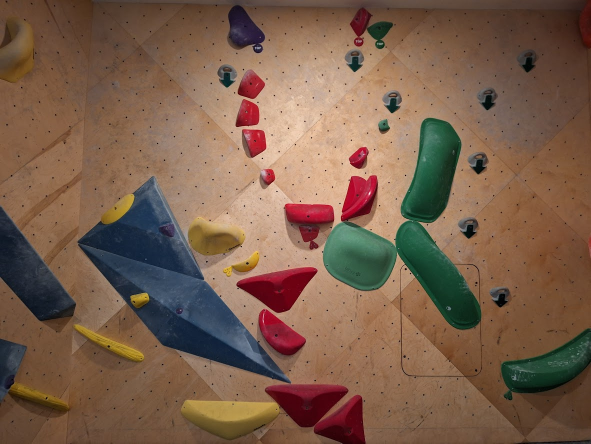
#> input picture backend/services/files/wall11.jpg, 1182 x 887 px (shown at 1/2 size)
$ jupyter execute --allow-errors develop.ipynb
#> lines starting #> are read from the running program, lines starting #| are printed output that depends on the picture; after the words box and inside, x2 and y2 are one past the last pixel; in counts of white or black regions, pixels touching at a corner belong together; long printed decimals are rounded
#> further down, img_src is the input picture: shape (887, 1182, 3); mean B, G, R 75.4, 94.5, 122.5
## Dataset Generation

### Collecting hold data

[cell 1]
import json
import cv2
import matplotlib.pyplot as plt
import numpy as np

[cell 2]
# [25 lines left out: functions plot_image, polygonal_area, read_json, not called in this run]

def show_image(img,cvt=True):
    if cvt:
        if len(img.shape) == 2:
            cv2.imshow('img',img)
        else:
            cv2.imshow('img',cv2.cvtColor(img, cv2.COLOR_BGR2RGB))
    else:
         cv2.imshow('img',img)
    cv2.waitKey(0)
    cv2.destroyAllWindows()


def resize_image(image, width=750, inter=cv2.INTER_AREA):
    dim = None
    (h, w) = image.shape[:2]

    if width is None and height is None:
        return image
    if width is None:
        r = height / float(h)
        dim = (int(w * r), height)
    else:
        r = width / float(w)
        dim = (width, int(h * r))

    return cv2.resize(image, dim, interpolation=inter)

[cell 3]
#plot_image(img_src)
#read_json('slab_images/image (1).json')

### Climbing hold dot detection

[cell 4]
import rgb_processing

def ratio(n1, n2):
  """Calculates similarity score between 2 numbers
  Args:
      n1 (int): first number
      n2 (int): second number
  Returns:
      (float): similarity score between the 2 numbers
  """
  return 1 - abs(n1 - n2) / (n1 + n2)

def subimage_from_coords(img_src,x1,y1,x2,y2):
    return img_src[y1:y2,x1:x2]

def percentage_dark(img_src,threshold):
    num_dark = np.sum(img_src < threshold)
    num_light =  np.sum(img_src >= threshold)
    return num_dark/(num_light+num_dark)

def find_dots(img_src):
    """Climbing dot detection using connected component analysis
    Args:
        img_src (Mat): the image source
    Returns:
        dot_centres (list): list of (x,y) coordinates of the climbing dots
    """
    # Create grayscale image
    gray_img = cv2.cvtColor(img_src, cv2.COLOR_BGR2GRAY)
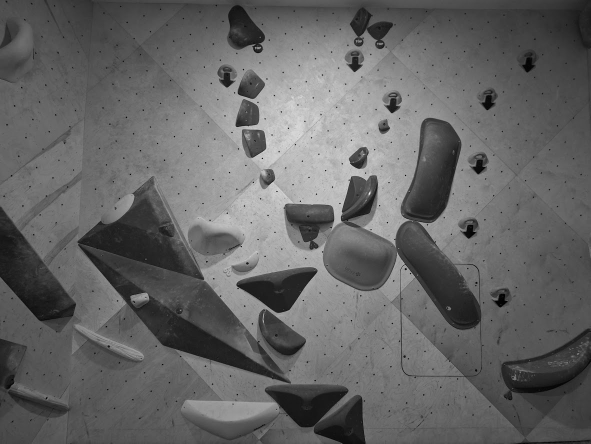
#> gray_img: shape (887, 1182) (shown at 1/2 size); min 0, max 246, mean 100.7

    # Threshold search area
    binary_img = cv2.adaptiveThreshold(gray_img, 255, cv2.ADAPTIVE_THRESH_GAUSSIAN_C,
                                       cv2.THRESH_BINARY_INV, 131, 15)
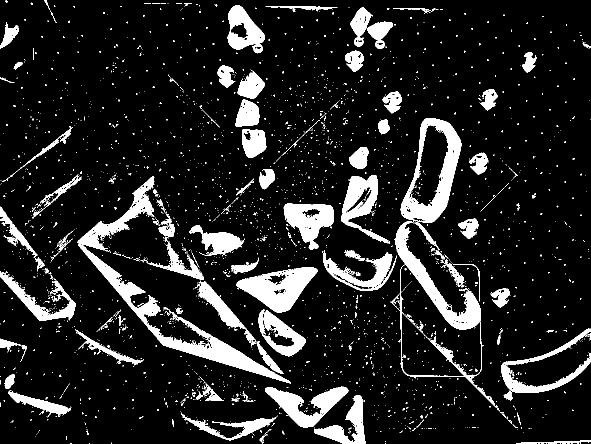
#> binary_img: shape (887, 1182) (shown at 1/2 size); 12.7% white; 2768 white regions (2636 under 20 px), largest, box (x1, y1, x2, y2) and area: (155, 352, 582, 767) 16359, (781, 442, 995, 816) 9529, (801, 236, 923, 446) 8888

    # Blob detection
    _, _, boxes, _ = cv2.connectedComponentsWithStats(binary_img)
#> boxes = 2769 rows, first 6: [0, 0, 1182, 887, 915107], [11, 1, 4, 5, 15], [89, 0, 11, 20, 52], [61, 5, 4, 5, 12], [288, 6, 14, 1, 14], [304, 6, 16, 1, 16]

    # First box is the background
    boxes = boxes[1:]
#> boxes = 2768 rows, first 6: [11, 1, 4, 5, 15], [89, 0, 11, 20, 52], [61, 5, 4, 5, 12], [288, 6, 14, 1, 14], [304, 6, 16, 1, 16], [321, 6, 11, 1, 11]

    # For debugging
#     debug_img = img_src.copy()
#     for x,y,w,h,pixels in boxes:
#         cv2.rectangle(debug_img, (x,y), (x+w,y+h), (0,255,0),2) # draw rectangle around the detected dots
#     show_image(resize_image(debug_img,750),cvt=False)

    # Threshold blobs by pixel area and percentage of dark pixels
    filtered_boxes = []
    area_thres_lb = 80
    while True:
        for x,y,w,h,pixels in boxes:
            area_limit = (area_thres_lb < pixels < 400)
            subimage = subimage_from_coords(gray_img,x,y,x+w,y+h)

            # Try thresholding by percentage of dark pixels
            p = percentage_dark(subimage,75)
            p_limit = 0.4 < p < 0.6
            if p_limit and area_limit and ratio(w,h) > 0.75:
                filtered_boxes.append((x,y,w,h))

        if len(filtered_boxes) > 15:
            break
        else:
            area_thres_lb -= 20
            filtered_boxes = []

        if area_thres_lb < 0:
            raise Exception("No dots can be detected in this image!")
#> this loop made 5 passes

# [15 lines of commented-out code are left out]
    dot_centres = []
    for x,y,w,h in filtered_boxes:
        cv2.rectangle(img_src, (x,y), (x+w,y+h), (0,255,0),2) # draw rectangle around the detected dots
        dot_centre = (round(x+(w/2)),round(y+(h/2)))
        dot_centres.append(dot_centre)
#> this loop made 174 passes
#> (x, y, w, h) on passes 1 to 3: (555, 34, 4, 3), (632, 39, 4, 4), (602, 52, 3, 4)
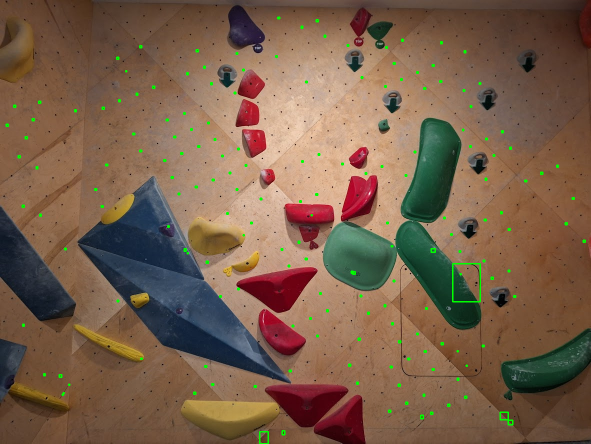
#> img_src: shape (887, 1182, 3) (shown at 1/2 size); 0.71% of pixels changed, all inside (x1, y1, x2, y2) = (11, 33, 1172, 887)

    #show_image(resize_image(img_src,300),cvt=False)
    return dot_centres

[cell 5]
from scipy import spatial
from statistics import mode
from collections import defaultdict
from math import degrees, atan2, sqrt

def get_direction(c1,c2):
    direction = abs(degrees(atan2(c2[1] - c1[1], c2[0] - c1[0])))
    if 0 < direction < 10 or 85 < direction < 95 or 170 < direction < 180:
        return 'straight'
    elif 40 < direction < 50 or 130 < direction < 140:
        return 'diagonal'
    else:
        return 'other'

def modal_distance(dot_centres):
    """Returns the modal distance between a list of (x,y) coordinates
    Args:
        dot_centres (list): list of (x,y) coordinates of the climbing dots
    Returns:
        avg (int): the modal distance
    """
    modal_distance_map = defaultdict(list)
    direction_count = defaultdict(int)
    distances = []
    for dot_centre in dot_centres:
        # Create list of coordinates that excludes the current iterated coordinate
        other_centres = dot_centres
        other_centres.remove(dot_centre)
        # Kd-tree for quick nearest-neighbor lookup
        tree = spatial.KDTree(other_centres)
        # Append shortest distance to list of distances
        dist, idx = tree.query(dot_centre)
        rounded_dist = round(dist,-1)
        modal_distance_map[rounded_dist].append(dist)
        # Add to direction count dict
        direction = get_direction(dot_centre,other_centres[idx])
        direction_count[direction] += 1
#> this loop made 87 passes
#> dot_centre on passes 1 to 12: (557, 36), (604, 54), (804, 80), (696, 90), (772, 94), (930, 103), (552, 112), (788, 126), (408, 134), (252, 142), (374, 147), (802, 158)

    modal_distance = max(modal_distance_map, key=lambda key: len(modal_distance_map[key]))
    dists = modal_distance_map[modal_distance]

    mean_dist = np.mean(dists)
    #print(direction_count)
    if direction_count['diagonal'] > direction_count['straight']:
        dist = sqrt(mean_dist**2/2)*2
    else:
        dist = mean_dist

    scale = 15/dist

    if scale > 0.5:
        raise Exception(f"The scale value {scale} is too large, the dot detection is likely to be broken. ")
    else:
        return dist

img_src = cv2.imread('../backend/services/files/wall11.jpg')
dot_centres = find_dots(img_src)
dist = modal_distance(dot_centres)
cv2.line(img_src, (400,400), (400,400+round(dist)), (255,0,0), 5)
#> img_src: shape (887, 1182, 3); 0.03% of pixels changed, all inside (x1, y1, x2, y2) = (397, 397, 404, 442)
show_image(resize_image(img_src))
#> in resize_image, `return cv2.resize(image, dim, interpolation=inter)`:
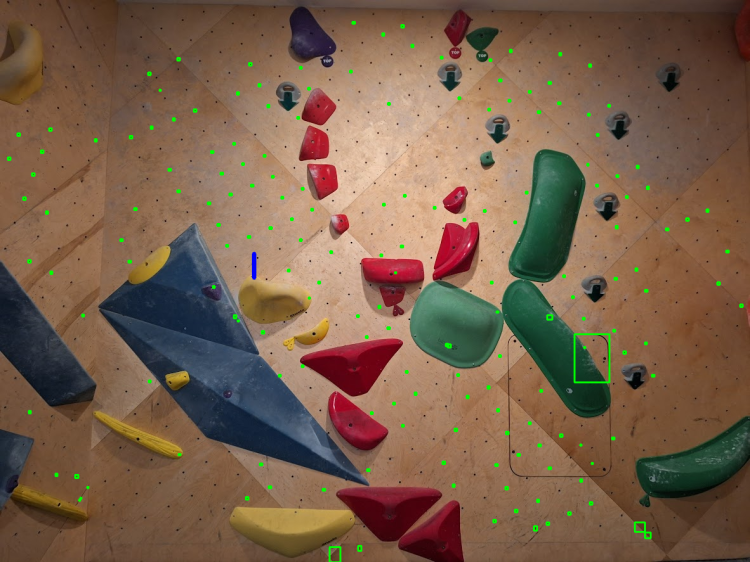
#> returned value: shape (562, 750, 3); mean of channels 0, 1, 2 74.9, 95.6, 121.6; drawn as B, G, R
#> in show_image, `cv2.imshow('img',cv2.cvtColor(img, cv2.COLOR_BGR2RGB))`:
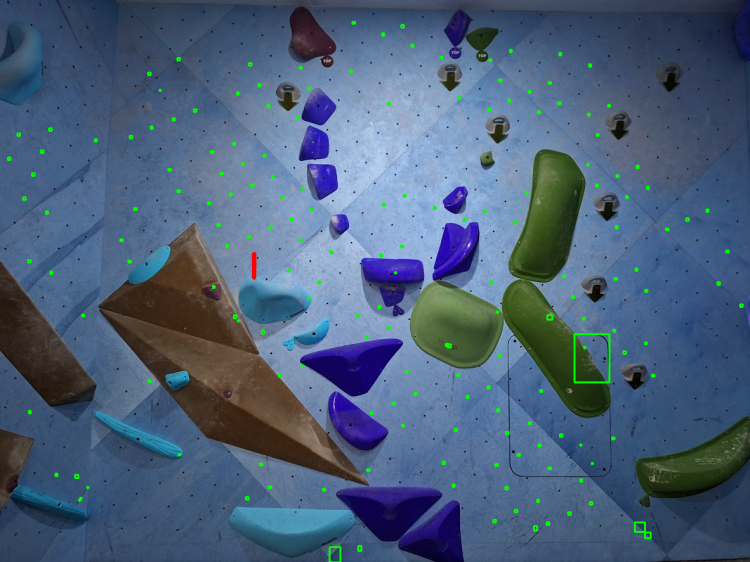
#> window 'img': shape (562, 750, 3); mean B, G, R 121.6, 95.6, 74.9
print(f"cm/pixel: {15/dist}")
#| cm/pixel: 0.3967

### Route detection

[cell 6]
import rgb_processing
import pickle

classes = np.array(['jug','easy_foothold','sloper','large_sloper','easy_edge','crimp_edge','edge_large_sloper','crimp','double_sided_jug','pinch_sloper','foothold','double_sided_sloper','curve_edge_sloper','edge','pocket','pinch','edge_sloper','volume','large_moon_edge','platform','u_edge'])

# [6 lines left out: function cut_from_contour, not called in this run]

def load_data_from_pickle(file_name):
    with open(f'tensor_data/{file_name}.pickle', 'rb') as handle:
        data = pickle.load(handle)
    return data
def filter_route(file_name,colour="",scale=1):

    # Load hold data from the file
    data = load_data_from_pickle(file_name)

    # Load image file
    img = cv2.imread('../backend/services/files/wall11.jpg')

    # Retrieve required colour
    if not colour:
        expected_colour = file_name.split("_")[0]
    else:
        expected_colour = colour

    # For debugging
    img_detections = img.copy()
    #print(len(data["contours"]))

    # Retrieve indices of all holds that are relevant to the route by its colour
    route_indices = []
    for idx, bb in enumerate(data['pred_boxes']):

        contour = data['contours'][idx]
        r_bb = np.round(bb).astype('int')

        # For debugging
        cv2.rectangle(img_detections, (r_bb[0],r_bb[1]), (r_bb[2],r_bb[3]), (0,0,255),4)

        # Cut out hold
        extracted_hold = cut_from_contour(img,contour)

        # Retrieve colour of hold
        hold_img = subimage_from_coords(extracted_hold,r_bb[0],r_bb[1],r_bb[2],r_bb[3])
        hold_colour = rgb_processing.get_main_colour(hold_img)
        #print(hold_colour)

        if expected_colour in hold_colour:
            route_indices.append(idx)

    if not route_indices:
        raise Exception(f'Unable to detect any holds')

    # Filter out overlapping bounding boxes using non maximal suppression
    boxes = [data['pred_boxes'][i] for i in route_indices]
    confidences = [float(data['scores'][i]) for i in route_indices]
    NMS_indices = cv2.dnn.NMSBoxes(boxes, confidences, 0.5, 0.7)
    route_indices = [route_indices[i] for i in NMS_indices]

    # Scale the contour areas of the relevant holds
    for i in route_indices:
        data['contour_area'][i] *= scale

    #route_indices = [i for i in route_indices if data['contour_area'][i] > 1]

    # For debugging
    #show_image(resize_image(img_detections,300),cvt=False)
    return data, route_indices

file_name = "black_V2-V4 (4)"
img = cv2.imread('../backend/services/files/wall11.jpg')
#> (the rest of this cell did not finish here and is left out)

### Route sequencing (distance between holds and direction between holds)

[cell 7]
from math import hypot, atan2, degrees

def centres_from_boxes(bounding_boxes):
    centres = [((bb[0]+bb[2])/2,(bb[1]+bb[3])/2) for bb in bounding_boxes]
    return np.round(centres).astype('int')

# [21 lines left out: functions get_route, get_distance_direction, not called in this run]


file_name = "green_VB (32)"
img = cv2.imread('../backend/services/files/wall11.jpg')

# Find dot centres to scale distances
dot_centres = find_dots(img)
#> the loop in find_dots (call 2), `for x,y,w,h in filtered_boxes:` made 174 passes
dot_dist = modal_distance(dot_centres)
#> the loop in modal_distance (call 2), `for dot_centre in dot_centres:` made 87 passes
scale = 15/dot_dist
print(f"Scale: {scale}")
#| Scale: 0.3967

# Retrieve only the holds that are relevant to the route
#> (the rest of this cell did not finish here and is left out)


print(hold_ids)

# Create centre coordinates for each hold
bounding_boxes = [data['pred_boxes'][hold_id] for hold_id in hold_ids]
hold_centres = centres_from_boxes(bounding_boxes)

# Create mapping from hold id to its centre
id_to_centre = dict()
for i,hold_id in enumerate(hold_ids):
    id_to_centre[hold_id] = hold_centres[i]

# Create a route as a sequence of holds sorted by y
route, route_centres = get_route(hold_ids,hold_centres)
print(f"Route: {route}")

# Create a dict mapping from hold_id to its distance and direction to the next hold in the route sequence
distance_map, direction_map = get_distance_direction(route,route_centres,scale)

print(distance_map)
print(direction_map)

# Show the route
temp = img.copy()
for i,hold_id in enumerate(route):
    text = f"{str(i)} ({hold_id})"
    coords = id_to_centre[hold_id]
    coords[0] -= 75
    bb = np.round(data['pred_boxes'][hold_id]).astype('int')
    cv2.putText(temp, text, coords, cv2.FONT_HERSHEY_TRIPLEX , 1.25, (0, 0, 255), 2, cv2.LINE_AA)
    cv2.rectangle(temp, (bb[0],bb[1]), (bb[2],bb[3]), (0, 0, 255), 2)

show_image(resize_image(temp,300),cvt=False)

$ run again, with backend/services/files/wall10.jpg copied over backend/services/files/wall11.jpg
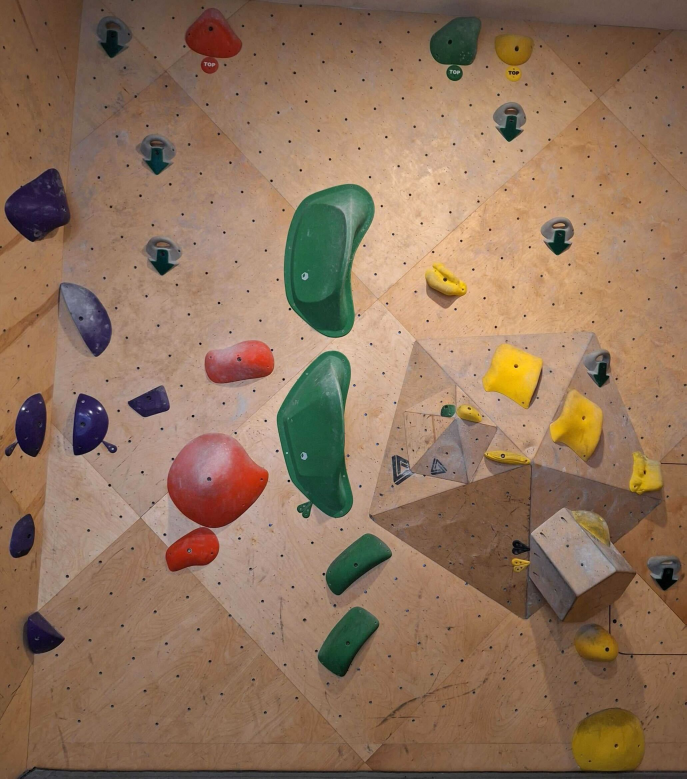
#> input picture backend/services/files/wall10.jpg, 2059 x 2335 px (shown at 1/3 size)
#> img_src is the input picture: shape (2335, 2059, 3); mean B, G, R 92.6, 115.7, 144.6
#> in find_dots, `binary_img = cv2.adaptiveThreshold(gray_img, 255, cv2.ADAPTIVE_THRESH_..`:
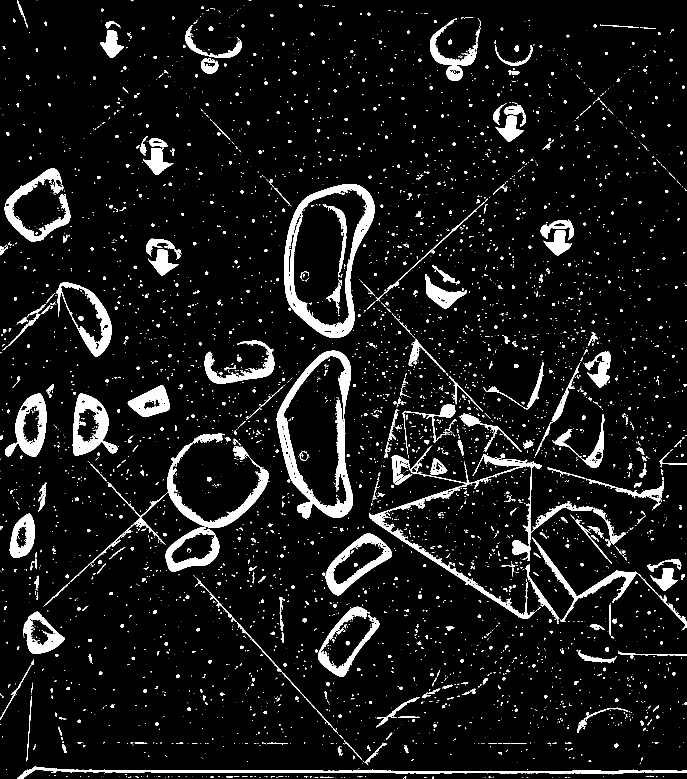
#> binary_img: shape (2335, 2059) (shown at 1/3 size); 7.4% white; 5231 white regions (4291 under 20 px), largest, box (x1, y1, x2, y2) and area: (830, 1052, 1059, 1555) 26227, (852, 552, 1124, 1014) 25180, (1107, 1339, 1625, 1857) 16179
#> the loop in find_dots, `while True:` made 2 passes
#> the loop in find_dots, `for x,y,w,h in filtered_boxes:` made 102 passes
#> (x, y, w, h) on passes 1 to 8: (966, 182, 9, 9), (1171, 205, 9, 9), (877, 214, 12, 9), (1653, 216, 9, 10), (1086, 236, 9, 9), (794, 245, 9, 9), (1574, 249, 10, 9), (1289, 259, 9, 9)
#> the loop in modal_distance, `for dot_centre in dot_centres:` made 51 passes
#> dot_centre on passes 1 to 8: (970, 186), (883, 218), (1090, 240), (1579, 254), (712, 282), (919, 304), (1125, 326), (532, 346)
#> in show_image, `cv2.imshow('img',cv2.cvtColor(img, cv2.COLOR_BGR2RGB))`:
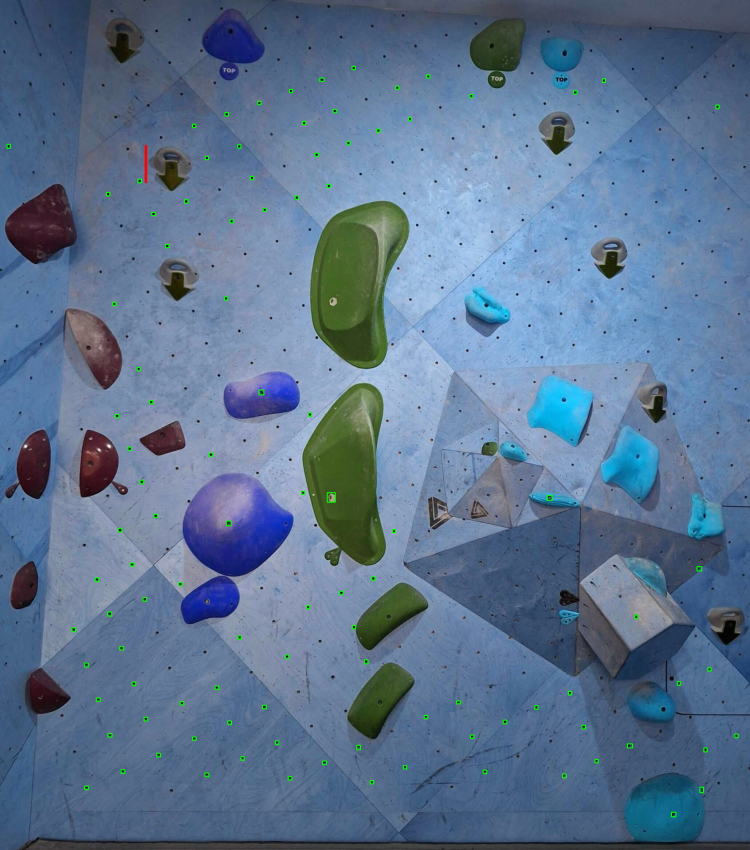
#> window 'img': shape (850, 750, 3); mean B, G, R 144.3, 116.1, 92.4
#| cm/pixel: 0.1494
#> the loop in find_dots (call 2), `for x,y,w,h in filtered_boxes:` made 102 passes
#> the loop in modal_distance (call 2), `for dot_centre in dot_centres:` made 51 passes
#| Scale: 0.1494
